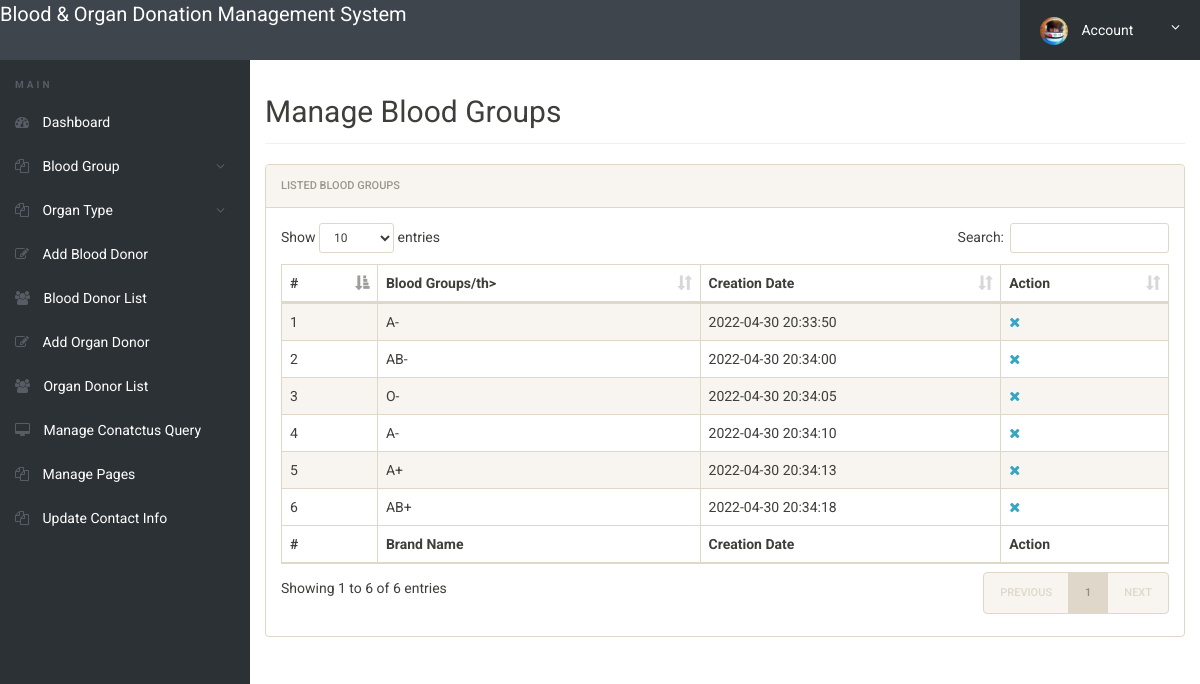
/admin/manage-bloodgroup.php (signed in), run on the app's committed database.
### tables this page shows
CREATE TABLE IF NOT EXISTS `tblbloodgroup` (
  `id` int(11) NOT NULL,
  `BloodGroup` varchar(20) DEFAULT NULL,
  `PostingDate` timestamp NOT NULL DEFAULT CURRENT_TIMESTAMP
);

### admin/manage-bloodgroup.php (the view, shortened to what this page needs)
<?php
include('includes/config.php');
if(strlen($_SESSION['alogin'])==0)
	{
header('location:index.php');
}
else{
 ?>
<!doctype html>
<html lang="en" class="no-js">
<head>
	<link rel="stylesheet" href="css/font-awesome.min.css">
	<link rel="stylesheet" href="css/bootstrap.min.css">
	<link rel="stylesheet" href="css/dataTables.bootstrap.min.css">
	<link rel="stylesheet" href="css/bootstrap-social.css">
	<link rel="stylesheet" href="css/bootstrap-select.css">
	<link rel="stylesheet" href="css/fileinput.min.css">
	<link rel="stylesheet" href="css/awesome-bootstrap-checkbox.css">
	<link rel="stylesheet" href="css/style.css">
</head>
<body>
	<?php include('includes/header.php');?>
	<div class="ts-main-content">
		<?php include('includes/leftbar.php');?>
		<div class="content-wrapper">
			<div class="container-fluid">
				<div class="row">
					<div class="col-md-12">
						<h2 class="page-title">Manage Blood Groups</h2>
						<div class="panel panel-default">
							<div class="panel-heading">Listed  Blood Groups</div>
							<div class="panel-body">
								<table id="zctb" class="display table table-striped table-bordered table-hover" cellspacing="0" width="100%">
									<thead>
										<tr>
										<th>#</th>
												<th>Blood Groups/th>
											<th>Creation Date</th>
											<th>Action</th>
										</tr>
									</thead>
									<tfoot>
										<tr>
										<th>#</th>
											<th>Brand Name</th>
											<th>Creation Date</th><th>Action</th>
										</tr>
									</tfoot>
									<tbody>
<?php $sql = "SELECT * from  tblbloodgroup ";
$query = $dbh -> prepare($sql);
$query->execute();
$results=$query->fetchAll(PDO::FETCH_OBJ);
$cnt=1;
if($query->rowCount() > 0)
{
foreach($results as $result)
{				?>
										<tr>
											<td><?php echo htmlentities($cnt);?></td>
											<td><?php echo htmlentities($result->BloodGroup);?></td>
											<td><?php echo htmlentities($result->PostingDate);?></td>
<td>
<a href="manage-bloodgroup.php?del=<?php echo $result->id;?>" onclick="return confirm('Do you want to delete');"><i class="fa fa-close"></i></a></td>
										</tr>
										<?php $cnt=$cnt+1; }} ?>
									</tbody>
								</table>
							</div>
						</div>
					</div>
				</div>
			</div>
		</div>
	</div>
</body>
</html>
<?php } ?>

### admin/includes/header.php (shortened to what this page needs)
<div class="brand clearfix">
	<a href="dashboard.php" style="font-size: 20px; padding-top:1%; color:#fff">Blood & Organ Donation Management System </a>
		<ul class="ts-profile-nav">
			<li class="ts-account">
				<a href="#"><img src="img/ts-avatar.jpg" class="ts-avatar hidden-side" alt=""> Account <i class="fa fa-angle-down hidden-side"></i></a>
			</li>
		</ul>
	</div>

### admin/includes/leftbar.php (shortened to what this page needs)
	<nav class="ts-sidebar">
			<ul class="ts-sidebar-menu">
				<li class="ts-label">Main</li>
				<li><a href="dashboard.php"><i class="fa fa-dashboard"></i> Dashboard</a></li>
<li><a href="#"><i class="fa fa-files-o"></i> Blood Group</a>
</li>
<li><a href="#"><i class="fa fa-files-o"></i> Organ Type</a>
</li>
				<li><a href="addblood-donor.php"><i class="fa fa-edit"></i> Add Blood Donor</a></li>
				<li><a href="donor-list.php"><i class="fa fa-users"></i> Blood Donor List</a></li>
				<li><a href="add-donor.php"><i class="fa fa-edit"></i> Add Organ Donor</a></li>
				<li><a href="organdonor-list.php"><i class="fa fa-users"></i> Organ Donor List</a></li>
				<li><a href="manage-conactusquery.php"><i class="fa fa-desktop""></i> Manage Conatctus Query</a></li>
			<li><a href="manage-pages.php"><i class="fa fa-files-o"></i> Manage Pages</a></li>
			<li><a href="update-contactinfo.php"><i class="fa fa-files-o"></i> Update Contact Info</a></li>
			</ul>
		</nav>

### admin/css/style.css (style rules this page uses)
html { font-size: 14px; }
@media only screen and (min-width: 480px) { html { font-size: 17px; } }
@media only screen and (min-width: 768px) { html { font-size: 14px; } }
body { font-size: 1em; }
a { color: #37a6c4; }
.panel { overflow: hidden; }
ul, li { margin: 0; padding: 0; list-style: none; }
.page-title { padding-bottom: 15px; margin-bottom: 20px; border-bottom: 1px solid #f0f0f0; }
.brand { background: #3e454c; position: relative; z-index: 3; position: fixed; width: 100%; top: 0; }
.brand .ts-profile-nav { float: right; display: none; }
.brand .ts-profile-nav li { float: left; position: relative; }
.brand .ts-profile-nav li a { display: block; padding: 20px; color: #fff; }
.brand .ts-profile-nav .ts-account .fa-angle-down { float: right; }
.brand .ts-profile-nav .ts-account > a { width: 180px; background: #2c3136; }
.brand .ts-profile-nav .ts-account .ts-avatar { border-radius: 50%; height: 28px; margin: -10px 0; margin-right: 10px; }
@media only screen and (min-width: 992px) { .brand .ts-profile-nav { display: block; } }
.ts-sidebar { background: #2c3136; max-height: 0; transition: max-height 0.3s; overflow: hidden; position: fixed; z-index: 2; width: 100%; bottom: 0; top: 60px; overflow-y: auto; }
@media only screen and (min-width: 992px) { .ts-sidebar { max-height: 100%; bottom: 0; } }
.ts-sidebar-menu .ts-label { color: #585c64; font-weight: bold; padding: 8px 15px; text-transform: uppercase; font-size: 10px; letter-spacing: 3px; margin-top: 10px; }
.ts-sidebar-menu a { display: block; text-decoration: none; padding: 12px 15px; color: #fff; }
.ts-sidebar-menu li { position: relative; }
.ts-sidebar-menu li i { color: #585c64; margin-right: 10px; }
.ts-main-content .content-wrapper { padding-top: 15px; margin-top: 60px; }
@media only screen and (min-width: 992px) { .ts-main-content .ts-sidebar { width: 250px; float: left; } }
@media only screen and (min-width: 992px) { .ts-main-content .content-wrapper { margin-left: 250px; } }

### data on the page
tblbloodgroup: BloodGroup "A-", PostingDate "2022-04-30 20:33:50"
tblbloodgroup: BloodGroup "AB-", PostingDate "2022-04-30 20:34:00"
tblbloodgroup: BloodGroup "O-", PostingDate "2022-04-30 20:34:05"
tblbloodgroup: BloodGroup "A-", PostingDate "2022-04-30 20:34:10"
tblbloodgroup: BloodGroup "A+", PostingDate "2022-04-30 20:34:13"
tblbloodgroup: BloodGroup "AB+", PostingDate "2022-04-30 20:34:18"
